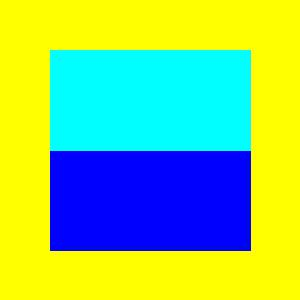
#> input picture Kingreturn_Ex/ch17/out17_14.jpg, 300 x 300 px, found by its file name
$ python ch17_18.py
#> lines starting #> are read from the running program, lines starting #| are printed output that depends on the picture
# 將裁切圖片填滿影像區間
from PIL import Image

pict = Image.open("ch17/out17_14.jpg")  # 建立Pillow物件
#> pict is the input picture: PIL image 300x300 RGB; mean R, G, B 141, 198, 113.6
copyPict = pict.copy()  # 複製
cropPict = copyPict.crop((80, 30, 150, 100))  # 裁切區間
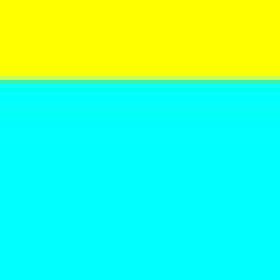
#> cropPict: PIL image 70x70 RGB (shown 4 times larger); mean R, G, B 73.4, 254.6, 181.7
cropWidth, cropHeight = cropPict.size  # 獲得裁切區間的寬與高
#> cropWidth = 70; cropHeight = 70

width, height = 600, 320  # 新影像寬與高
newImage = Image.new('RGB', (width, height), "Red")  # 建立新影像
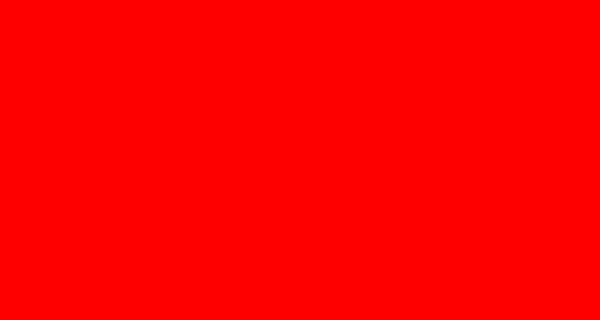
#> newImage: PIL image 600x320 RGB; mean R, G, B 255, 0, 0
for x in range(20, width-20, cropWidth):  # 雙層迴圈合成
    for y in range(20, height-20, cropHeight):
        newImage.paste(cropPict, (x, y))  # 合成
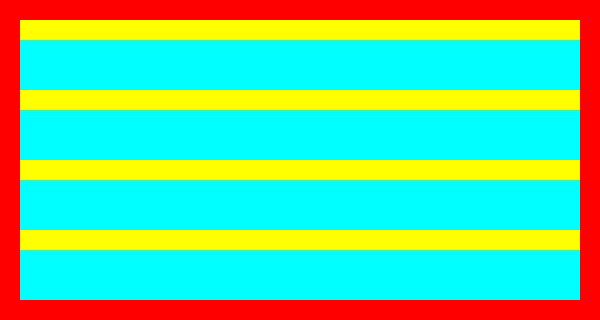
#> newImage: PIL image 600x320 RGB; mean R, G, B 106.7, 208, 148.4
newImage.save("ch17/out17_18.jpg")  # 儲存
